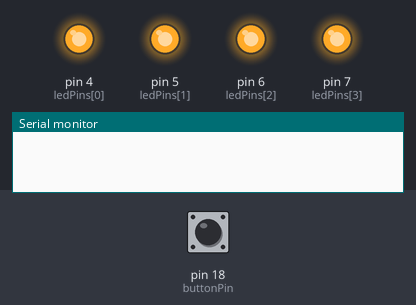
Simulated run of this sketch. Board: Arduino Uno, built with avr-gcc and run on an emulated ATmega328P. Parts: output pins drawn as LEDs (lit = HIGH), the last lines printed to the serial monitor. Dashed ring = blinking. The inputs (shaded band) are chosen by the test bench; at power-on: pin 18 (buttonPin) LOW.

Above: at 1.2 s.
1.3 s: pin 18 (buttonPin) pulled HIGH for 0.15 s
At 1.72 s:
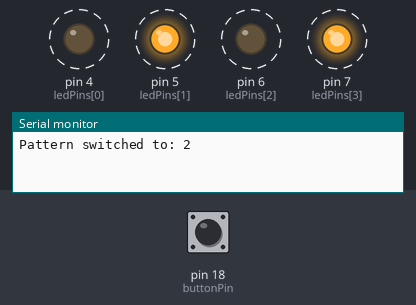
4.3 s: pin 18 (buttonPin) pulled HIGH for 1 s
At 4.47 s:
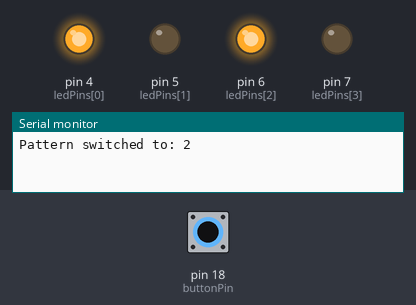
Timing chart, 0 to 13.3 s (numbered marks = the images above; inputs shaded):
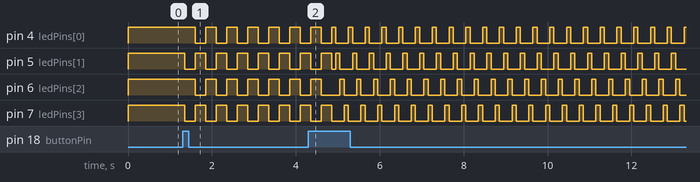

The sketch:

Aydin__SS2.ino
```cpp
const int ledPins[4] = {4, 5, 6, 7};
const int buttonPin = 18;

int currentPattern = 0;
int buttonState = LOW;
int lastButtonState = LOW;
unsigned long lastDebounceTime = 0;
const unsigned long debounceDelay = 50;


void clearLEDs() {
  for (int i = 0; i < 4; i++) {
    digitalWrite(ledPins[i], LOW);
  }
}

void setup() {
  Serial.begin(115200);


  for (int i = 0; i < 4; i++) {
    pinMode(ledPins[i], OUTPUT);
  }


  pinMode(buttonPin, INPUT);

  clearLEDs();
}

void loop()
{
  int reading = digitalRead(buttonPin);


  if (reading != lastButtonState)
  {
    lastDebounceTime = millis();
  }


  if ((millis() - lastDebounceTime) > debounceDelay)
   {

    if (reading == HIGH && buttonState == LOW) {
      currentPattern = (currentPattern + 1) % 6;
      Serial.print("Pattern switched to: ");
      Serial.println(currentPattern + 1);
    }
    buttonState = reading;
  }

  lastButtonState = reading;


  displayPattern(currentPattern);
}


void displayPattern(int pattern) {

  if (pattern < 3) {
    if (pattern == 0) {
      // Lights all on
      for (int i = 0; i < 4; i++) {
        digitalWrite(ledPins[i], HIGH);
      }
    }
    else if (pattern == 1) {
      // Flashing Lights
      digitalWrite(ledPins[0], HIGH);
      digitalWrite(ledPins[1], LOW);
      digitalWrite(ledPins[2], HIGH);
      digitalWrite(ledPins[3], LOW);
      delay(250);
      digitalWrite(ledPins[0], LOW);
      digitalWrite(ledPins[1], HIGH);
      digitalWrite(ledPins[2], LOW);
      digitalWrite(ledPins[3], HIGH);
      delay(250);
    }
    else {
      // Left to right
      for (int i = 0; i < 4; i++) {
        clearLEDs();
        digitalWrite(ledPins[i], HIGH);
        delay(100);
      }
    }
  }

  else if (pattern == 3 || pattern >= 4) {
    if (pattern == 3) {
      // Right to left
      for (int i = 3; i >= 0; i--) {
        clearLEDs();
        digitalWrite(ledPins[i], HIGH);
        delay(100);
      }
    }
    else if (pattern == 4) {
      // Inward Bounce
      clearLEDs();
      digitalWrite(ledPins[0], HIGH);
      digitalWrite(ledPins[3], HIGH);
      delay(200);
      clearLEDs();
      digitalWrite(ledPins[1], HIGH);
      digitalWrite(ledPins[2], HIGH);
      delay(200);
    }
    else {
      // Blink
      for (int i = 0; i < 4; i++) {
        digitalWrite(ledPins[i], HIGH);
      }
      delay(100);
      clearLEDs();
      delay(100);
    }
  }
}
```

Measured:
- after the input at 1.3 s, pin 4 (ledPins[0]), pin 6 (ledPins[2]): alternates HIGH for 0.25 s and LOW for 0.25 s, starting after 0.30 s; pin 5 (ledPins[1]), pin 7 (ledPins[3]): alternates HIGH for 0.25 s and LOW for 0.25 s, starting after 0.05 s
